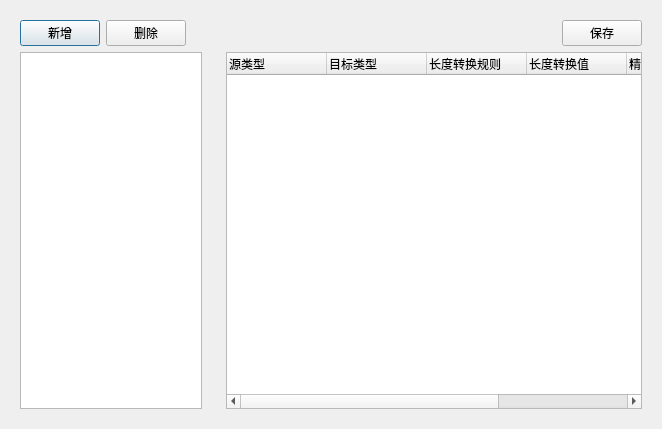
<?xml version="1.0" encoding="UTF-8"?>
<ui version="4.0">
 <class>Dialog</class>
 <widget class="QDialog" name="Dialog">
  <property name="geometry">
   <rect>
    <x>0</x>
    <y>0</y>
    <width>662</width>
    <height>429</height>
   </rect>
  </property>
  <property name="windowTitle">
   <string>Dialog</string>
  </property>
  <layout class="QHBoxLayout" name="horizontalLayout_3">
   <item>
    <widget class="QWidget" name="wid1" native="true">
     <property name="maximumSize">
      <size>
       <width>200</width>
       <height>16777215</height>
      </size>
     </property>
     <layout class="QVBoxLayout" name="verticalLayout">
      <property name="sizeConstraint">
       <enum>QLayout::SetDefaultConstraint</enum>
      </property>
      <item>
       <layout class="QHBoxLayout" name="horizontalLayout">
        <item>
         <widget class="QPushButton" name="btn_add">
          <property name="sizePolicy">
           <sizepolicy hsizetype="Fixed" vsizetype="Fixed">
            <horstretch>0</horstretch>
            <verstretch>0</verstretch>
           </sizepolicy>
          </property>
          <property name="text">
           <string>新增</string>
          </property>
         </widget>
        </item>
        <item>
         <widget class="QPushButton" name="btn_del">
          <property name="sizePolicy">
           <sizepolicy hsizetype="Fixed" vsizetype="Fixed">
            <horstretch>0</horstretch>
            <verstretch>0</verstretch>
           </sizepolicy>
          </property>
          <property name="text">
           <string>删除</string>
          </property>
         </widget>
        </item>
        <item>
         <spacer name="horizontalSpacer">
          <property name="orientation">
           <enum>Qt::Horizontal</enum>
          </property>
          <property name="sizeHint" stdset="0">
           <size>
            <width>40</width>
            <height>20</height>
           </size>
          </property>
         </spacer>
        </item>
       </layout>
      </item>
      <item>
       <widget class="QListWidget" name="listWidget"/>
      </item>
     </layout>
    </widget>
   </item>
   <item>
    <widget class="QWidget" name="wid2" native="true">
     <layout class="QVBoxLayout" name="verticalLayout_2">
      <item>
       <layout class="QHBoxLayout" name="horizontalLayout_2">
        <item>
         <spacer name="horizontalSpacer_2">
          <property name="orientation">
           <enum>Qt::Horizontal</enum>
          </property>
          <property name="sizeHint" stdset="0">
           <size>
            <width>40</width>
            <height>20</height>
           </size>
          </property>
         </spacer>
        </item>
        <item>
         <widget class="QPushButton" name="btn_save">
          <property name="sizePolicy">
           <sizepolicy hsizetype="Fixed" vsizetype="Fixed">
            <horstretch>0</horstretch>
            <verstretch>0</verstretch>
           </sizepolicy>
          </property>
          <property name="text">
           <string>保存</string>
          </property>
         </widget>
        </item>
       </layout>
      </item>
      <item>
       <widget class="QTableWidget" name="tableWidget">
        <column>
         <property name="text">
          <string>源类型</string>
         </property>
         <property name="textAlignment">
          <set>AlignLeading|AlignVCenter</set>
         </property>
        </column>
        <column>
         <property name="text">
          <string>目标类型</string>
         </property>
         <property name="textAlignment">
          <set>AlignLeading|AlignVCenter</set>
         </property>
        </column>
        <column>
         <property name="text">
          <string>长度转换规则</string>
         </property>
         <property name="textAlignment">
          <set>AlignLeading|AlignVCenter</set>
         </property>
        </column>
        <column>
         <property name="text">
          <string>长度转换值</string>
         </property>
         <property name="textAlignment">
          <set>AlignLeading|AlignVCenter</set>
         </property>
        </column>
        <column>
         <property name="text">
          <string>精度转换规则</string>
         </property>
         <property name="textAlignment">
          <set>AlignLeading|AlignVCenter</set>
         </property>
        </column>
        <column>
         <property name="text">
          <string>精度转换值</string>
         </property>
         <property name="textAlignment">
          <set>AlignLeading|AlignVCenter</set>
         </property>
        </column>
       </widget>
      </item>
     </layout>
    </widget>
   </item>
  </layout>
 </widget>
 <resources/>
 <connections/>
</ui>
